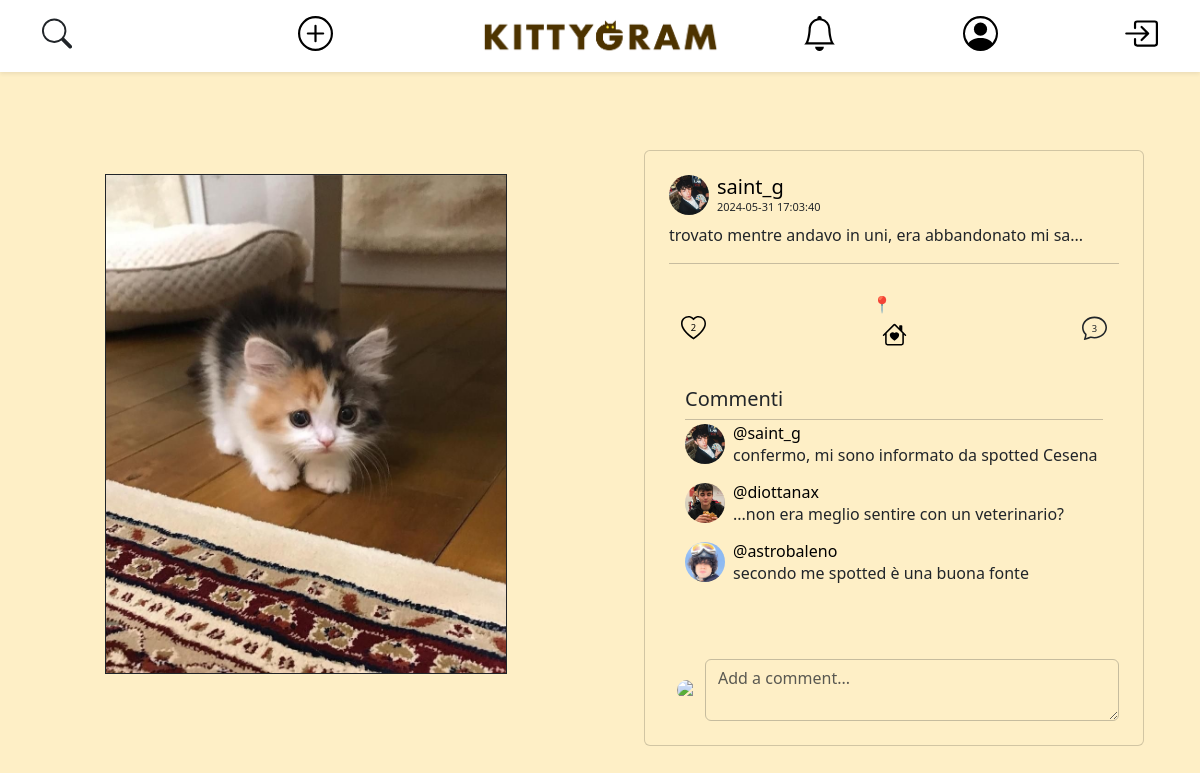
/open-post.php?post_id=7, run on the app's committed database.
### tables this page shows
CREATE TABLE IF NOT EXISTS ACCOUNT (
    user_id INT AUTO_INCREMENT PRIMARY KEY,
    username VARCHAR(25) NOT NULL UNIQUE,
    email VARCHAR(319) NOT NULL UNIQUE,
    password VARCHAR(512) NOT NULL,  
    salt VARCHAR(512) NOT NULL,
    first_name VARCHAR(25) NOT NULL,
    last_name VARCHAR(25) NOT NULL,
    user_bio VARCHAR(255) NOT NULL DEFAULT " ",
    profile_pic_id INT DEFAULT 1,
    city_id INT
);

CREATE TABLE IF NOT EXISTS MEDIA (
    media_id INT AUTO_INCREMENT PRIMARY KEY,
    file_name VARCHAR(255) NOT NULL,
    post_id INT
);

CREATE TABLE IF NOT EXISTS ADOPTION (
    post_id INT PRIMARY KEY,
    adopted BOOLEAN NOT NULL DEFAULT 0,
    city_id INT NOT NULL
);

CREATE TABLE IF NOT EXISTS POST (
    post_id INT AUTO_INCREMENT PRIMARY KEY,
    description VARCHAR(100) NOT NULL,
    date DATETIME NOT NULL,
    user_id INT NOT NULL
);

CREATE TABLE IF NOT EXISTS COMMENT (
    comment_id INT AUTO_INCREMENT,
    post_id INT NOT NULL,
    user_id INT NOT NULL,
    message VARCHAR(200) NOT NULL,
    date DATETIME NOT NULL,
    PRIMARY KEY (comment_id, post_id)
);

### db-config.php (called while the page is built, shortened)
<?php
$dbname = "kittygram";
require_once("db/database.php");
$dbh = new DatabaseHelper($dbname);

### db/database.php (called while the page is built, shortened)
<?php
class DatabaseHelper
{
    private $db;
    public function __construct($dbname, $servername = "localhost", $username = "root", $password = "", $port = 3306)
    {
        $this->db = new mysqli($servername, $username, $password, $dbname, $port);
    }
    public function getAccountFromUsername($username)
    {
        $query = "SELECT user_id as id, username, file_name as pic, first_name, last_name, user_bio, email FROM account
                    LEFT JOIN media ON account.profile_pic_id = media.media_id
                    WHERE account.username = ?
                    LIMIT 1;";
        $stmt = $this->db->prepare($query);
        $stmt->bind_param("s", $username);
        $stmt->execute();
        $result = $stmt->get_result();
        return $result->fetch_all(MYSQLI_ASSOC)[0];
    }
    public function getAccountFromId($user_id)
    {
        $query = "SELECT user_id as id, username, file_name as pic, first_name, last_name, user_bio, email FROM account
                    LEFT JOIN media ON account.profile_pic_id = media.media_id
                    WHERE account.user_id = ?
                    LIMIT 1;";
        $stmt = $this->db->prepare($query);
        $stmt->bind_param("i", $user_id);
        $stmt->execute();
        $result = $stmt->get_result();
        return $result->fetch_all(MYSQLI_ASSOC)[0];
    }
    public function getNotificationsById($user_id)
    {
        $query = "
            SELECT notification_id,message,post_id,from_user_id as user_from_id,ur.username as username_from,seen,
            for_user_id as user_for_id,ui.username as username_for
            FROM NOTIFICATION INNER JOIN ACCOUNT ui ON NOTIFICATION.for_user_id = ui.user_id
            INNER JOIN ACCOUNT ur ON NOTIFICATION.from_user_id = ur.user_id
            WHERE NOTIFICATION.for_user_id = ? AND NOTIFICATION.seen = 0
            ORDER BY date DESC, notification_id
        ";
        $stmt = $this->db->prepare($query);
        $stmt->bind_param('i', $user_id);
        $stmt->execute();
        $result = $stmt->get_result();
        return $result->fetch_all(MYSQLI_ASSOC);
    }
    public function getNumLikes($post_id) {
        $query = "SELECT COUNT(*) FROM post_like WHERE post_id = ?";
        $stmt = $this->db->prepare($query);
        $stmt->bind_param("i", $post_id);
        $stmt->execute();
        $stmt->bind_result($num_likes);
        return isset($num_likes) ? $num_likes : 0;
    }
    public function userLikesPost($idPost, $userId)
    {
        $query = "
            SELECT COUNT(*) AS numberLikes
            FROM post_like
            WHERE user_id = ? AND post_id = ?
        ";
        $stmt = $this->db->prepare($query);
        $stmt->bind_param("ii", $userId, $idPost);
        $stmt->execute();
        $result = $stmt->get_result();
        $row = $result->fetch_assoc();
        return $row["numberLikes"];
    }
    function getMediasByPostId($post_id)
    {
        $query = "SELECT file_name FROM MEDIA WHERE post_id = ?";
        $stmt = $this->db->prepare($query);
        $stmt->bind_param("i", $post_id);
        $stmt->execute();
        $result = $stmt->get_result();
        $files = [];
        while ($row = $result->fetch_assoc()) {
            $files[] = $row['file_name'];
        }
        return $files;
    }
    private function getComments($post_id)
    {
        $query = "SELECT `username`, `file_name` as 'profile_pic', `message`, `date` FROM `comment`
                    LEFT JOIN (account LEFT JOIN media on account.profile_pic_id = media.media_id)
                        ON comment.user_id = account.user_id
                    WHERE comment.post_id = ?;";
        $stmt = $this->db->prepare($query);
        $stmt->bind_param("i", $post_id);
        $stmt->execute();
        $result = $stmt->get_result();
        return $result->fetch_all(MYSQLI_ASSOC);
    }
    public function isAdoption($post_id)
    {
        $query = "SELECT COUNT(*) as count
              FROM adoption
              WHERE post_id = ?";
        $stmt = $this->db->prepare($query);
        $stmt->bind_param("i", $post_id);
        $stmt->execute();
        $result = $stmt->get_result()->fetch_assoc();
        return $result['count'] > 0;
    }
    public function getAdoption($post_id)
    {
        $query = "SELECT post.post_id, description, date, user_id, adopted, city_name
                    FROM adoption
                    LEFT JOIN post ON adoption.post_id = post.post_id
                    LEFT JOIN city ON adoption.city_id = city.city_id
                    WHERE adoption.post_id = ?
                    LIMIT 1;";
        $stmt = $this->db->prepare($query);
        $stmt->bind_param("i", $post_id);
        $stmt->execute();
        $result = $stmt->get_result()->fetch_all(MYSQLI_ASSOC)[0];
        if (isset($result['user_id'])) {
            $result['owner'] = $this->getAccountFromId($result['user_id']);
            $result['media'] = $this->getMediasByPostId($post_id);
            $result['comment'] = $this->getComments($post_id);
        }
        return $result;
    }
}

### open-post.php (the view, shortened to what this page needs)
<?php
require_once ("db-config.php");
if (isset($_GET['post_id'])) {
    $post_id = $_GET['post_id'];
    $isAdoption = $dbh->isAdoption($post_id);
    if ($isAdoption) {
        $currentPost = $dbh->getAdoption($post_id);
    } else {
        $currentPost = $dbh->getPost($post_id);
    }
}
if (isset($currentPost)):
    ?>
    <!Doctype html>
    <html lang="en">
    <head>
        <link href="https://cdn.jsdelivr.net/npm/bootstrap@5.3.3/dist/css/bootstrap.min.css" rel="stylesheet"
>
        <link rel="stylesheet" href="css/style.css">
        <?php echo require_once ("./components/navbar.php") ?>
        <?php $viewer = $dbh->getAccountFromUsername($_SESSION['username']); ?>
    </head>
    <body>
        <div class="container-fluid py-4 d-flex justify-content-center align-items-center min-vh-100">
            <div class="row auto-cols w-100">
                <div class="col mt-5 mb-5 py-4 d-flex justify-content-center">
                    <?php
                    $images = $currentPost["media"];
                    if (count($currentPost["media"]) > 1): ?>
                        <div id="carousel-<?php echo $currentPost['post_id']; ?>" class="carousel slide">
                            <div class="carousel-indicators">
                                <?php foreach ($images as $index => $image): ?>
                                    <button type="button" data-bs-target="#carousel-<?php echo $currentPost['post_id']; ?>"
                                        data-bs-slide-to="<?php echo $index; ?>" class="<?php echo $index === 0 ? 'active' : ''; ?>"
                                        aria-current="<?php echo $index === 0 ? 'true' : 'false'; ?>"
                                        aria-label="Slide <?php echo $index + 1; ?>"></button>
                                <?php endforeach; ?>
                            </div>
                            <div class="carousel-inner">
                                <?php foreach ($images as $index => $image): ?>
                                    <div class="carousel-item <?php echo $index === 0 ? 'active' : ''; ?>">
                                        <img src="./img/<?php echo $image; ?>" class="d-block w-100 h-100 post-image"
                                            alt="Post Image">
                                    </div>
                                <?php endforeach; ?>
                            </div>
                            <button class="carousel-control-prev" type="button"
                                data-bs-target="#carousel-<?php echo $currentPost['post_id']; ?>" data-bs-slide="prev">
                                <span class="carousel-control-prev-icon" aria-hidden="true"></span>
                                <span class="visually-hidden">Previous</span>
                            </button>
                            <button class="carousel-control-next" type="button"
                                data-bs-target="#carousel-<?php echo $currentPost['post_id']; ?>" data-bs-slide="next">
                                <span class="carousel-control-next-icon" aria-hidden="true"></span>
                                <span class="visually-hidden">Next</span>
                            </button>
                        </div>
                    <?php else: ?>
                        <img src="./img/<?php echo $images[0]; ?>" alt="Post Image" class="border border-dark post-image">
                    <?php endif; ?>
                </div>
                <div class="col mt-5 d-flex justify-content-center">
                    <div class="card p-4">
                        <div class="mb-1 d-flex align-items-center">
                            <img src="img/<?php echo $currentPost['owner']['pic'] ?>" class="avatar rounded-circle me-2"
                                alt="Avatar utente">
                            <div>
                                <a href="open-profile.php?username=<?php echo $currentPost['owner']['username']; ?>"
                                    class="custom-link">
                                    <h5 class="mb-0"><?php echo $currentPost['owner']['username'] ?></h5>
                                </a>
                                <p class="mb-0 smaller-text"><?php echo $currentPost['date'] ?></p>
                            </div>
                        </div>
                        <p class="mb-0 mt-1 text-start"> <?php echo $currentPost['description'] ?></p>
                        <hr class="my-3 border-dark">
                        <nav class="navbar navbar-expand mt-1">
                            <div class="container-fluid">
                                <?php
                                $liked = $dbh->userLikesPost($currentPost["post_id"], $_SESSION["user_id"]);
                                $likedClass = $liked ? 'liked' : '';
                                ?>
                                <div class="like-icon <?php echo $likedClass ?>"
                                    data-post-id="<?php echo $currentPost["post_id"]; ?>"
                                    data-owner-id="<?php echo $currentPost["user_id"]; ?>">
                                    <svg width="25" height="25" xmlns="http://www.w3.org/2000/svg" viewBox="0 0 16 16">
                                        <path
                                            d="<?php echo $likedClass == 'liked' ? 'M8 1.314C12.438-3.248 23.534 4.735 8 15-7.534 4.736 3.562-3.248 8 1.314' : 'm8 2.748-.717-.737C5.6.281 2.514.878 1.4 3.053c-.523 1.023-.641 2.5.314 4.385.92 1.815 2.834 3.989 6.286 6.357 3.452-2.368 5.365-4.542 6.286-6.357.955-1.886.838-3.362.314-4.385C13.486.878 10.4.28 8.717 2.01zM8 15C-7.333 4.868 3.279-3.04 7.824 1.143q.09.083.176.171a3 3 0 0 1 .176-.17C12.72-3.042 23.333 4.867 8 15'; ?>" />
                                            <text x="8" y="8" fill="black" font-size="6" text-anchor="middle" alignment-baseline="middle"><?php echo $dbh->getNumLikes($post_id) ?></text>
                                    </svg>
                                </div>
                                <?php if ($isAdoption): ?>
                                    <?php if ($_SESSION['user_id'] != $currentPost['user_id']): ?>
                                        <?php if (!$currentPost['adopted']): ?>
                                            <div class="d-flex flex-column align-items-center mb-3">
                                                <span class="mb-1 fw-bold me-4">📍<?php echo $currentPost['city_name'] ?></span>
                                                <div class="adoption-icon" data-bs-toggle="modal" data-bs-target="#adoption-modal"
                                                    data-post-id="<?php echo $currentPost['post_id'] ?>"
                                                    data-owner="<?php echo $currentPost['owner']['username'] ?>">
                                                </div>
                                            </div>
                                        <?php endif; ?>
                                    <?php endif; ?>
                                <?php endif; ?>
                                <svg xmlns="http://www.w3.org/2000/svg" width="25" height="25" fill="currentColor" class="bi bi-chat" viewBox="0 0 16 16" id="commentIcon">
                                    <path
                                        d="M2.678 11.894a1 1 0 0 1 .287.801 11 11 0 0 1-.398 2c1.395-.323 2.247-.697 2.634-.893a1 1 0 0 1 .71-.074A8 8 0 0 0 8 14c3.996 0 7-2.807 7-6s-3.004-6-7-6-7 2.808-7 6c0 1.468.617 2.83 1.678 3.894m-.493 3.905a22 22 0 0 1-.713.129c-.2.032-.352-.176-.273-.362a10 10 0 0 0 .244-.637l.003-.01c.248-.72.45-1.548.524-2.319C.743 11.37 0 9.76 0 8c0-3.866 3.582-7 8-7s8 3.134 8 7-3.582 7-8 7a9 9 0 0 1-2.347-.306c-.52.263-1.639.742-3.468 1.105" />
                                    <text x="8" y="9" font-size="6" text-anchor="middle" alignment-baseline="middle"><?php echo count($currentPost['comment']) ?></text>
                                </svg>
                            </div>
                        </nav>
                        <div class="card-body">
                            <h5 class="card-title text-start">Commenti</h5>
                            <hr class="my-1 border-transparent">
                            <div class="comment-container">
                                <?php foreach ($currentPost['comment'] as $comment): ?>
                                    <div class="d-flex mb-3">
                                        <img src="img/<?php echo $comment['profile_pic'] ?>" class="avatar rounded-circle me-2"
                                            alt="Avatar utente">
                                        <div>
                                            <a href="open-profile.php?username=<?php echo $comment['username']; ?>"
                                                class="custom-link">
                                                <h6 class="mb-0">@<?php echo $comment['username'] ?></h6>
                                            </a>
                                            <p class="mb-0"><?php echo $comment['message'] ?></p>
                                        </div>
                                    </div>
                                <?php endforeach; ?>
                            </div>
                        </div>
                        <form id="commentForm" class="w-100">
                                <div class="d-flex align-items-center justify-content-center">
                                    <img src="img/<?php echo $viewer['pic'] ?>"
                                        class="small-avatar rounded-circle me-2 ms-2" alt="Avatar utente">
                                    <textarea class="form-control transparent-input" placeholder="Add a comment..."
                                        id="commentArea" maxlength=200></textarea>
                                </div>
                        </form>
                    </div>
                </div>
            </div>
        </div>
    </body>
    </html>
    <?php require_once ("./modals/post-settings-modal.php") ?>
<?php else:
    header('Location: ./index.php');
endif;
?>

### data on the page
account: profile_pic.file_name (picture), username "saint_g"
adoption: post_id.date "2024-05-31 17:03:40", post_id.description "trovato mentre andavo in uni, era abbandonato mi sa..."
comment: media.file_name (picture), user.username "saint_g", message "confermo, mi sono informato da spotted Cesena"
comment: media.file_name (picture), user.username "diottanax", message "...non era meglio sentire con un veterinario?"
comment: media.file_name (picture), user.username "astrobaleno", message "secondo me spotted è una buona fonte"

### other printed values
$dbh->getNumLikes($post_id) "2"
count($currentPost['comment']) "3"
